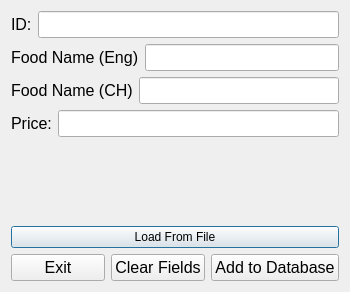
<?xml version="1.0" encoding="UTF-8"?>
<ui version="4.0">
 <class>addDialog</class>
 <widget class="QDialog" name="addDialog">
  <property name="geometry">
   <rect>
    <x>0</x>
    <y>0</y>
    <width>350</width>
    <height>292</height>
   </rect>
  </property>
  <property name="windowTitle">
   <string>Add an item</string>
  </property>
  <layout class="QVBoxLayout" name="verticalLayout_2">
   <item>
    <layout class="QVBoxLayout" name="verticalLayout">
     <item>
      <layout class="QHBoxLayout" name="horizontalLayout_2">
       <item>
        <widget class="QLabel" name="label">
         <property name="font">
          <font>
           <pointsize>12</pointsize>
          </font>
         </property>
         <property name="text">
          <string>ID:</string>
         </property>
         <property name="buddy">
          <cstring>lineEdit_id</cstring>
         </property>
        </widget>
       </item>
       <item>
        <widget class="QLineEdit" name="lineEdit_id">
         <property name="font">
          <font>
           <pointsize>12</pointsize>
          </font>
         </property>
        </widget>
       </item>
      </layout>
     </item>
     <item>
      <layout class="QHBoxLayout" name="horizontalLayout_5">
       <item>
        <widget class="QLabel" name="label_4">
         <property name="font">
          <font>
           <pointsize>12</pointsize>
          </font>
         </property>
         <property name="text">
          <string>Food Name (Eng)</string>
         </property>
         <property name="buddy">
          <cstring>lineEdit_foodNameEng</cstring>
         </property>
        </widget>
       </item>
       <item>
        <widget class="QLineEdit" name="lineEdit_foodNameEng">
         <property name="font">
          <font>
           <pointsize>12</pointsize>
          </font>
         </property>
        </widget>
       </item>
      </layout>
     </item>
     <item>
      <layout class="QHBoxLayout" name="horizontalLayout_3">
       <item>
        <widget class="QLabel" name="label_2">
         <property name="font">
          <font>
           <pointsize>12</pointsize>
          </font>
         </property>
         <property name="text">
          <string>Food Name (CH)</string>
         </property>
         <property name="buddy">
          <cstring>lineEdit_foodNameCh</cstring>
         </property>
        </widget>
       </item>
       <item>
        <widget class="QLineEdit" name="lineEdit_foodNameCh">
         <property name="font">
          <font>
           <pointsize>12</pointsize>
          </font>
         </property>
        </widget>
       </item>
      </layout>
     </item>
     <item>
      <layout class="QHBoxLayout" name="horizontalLayout_4">
       <item>
        <widget class="QLabel" name="label_3">
         <property name="font">
          <font>
           <pointsize>12</pointsize>
          </font>
         </property>
         <property name="text">
          <string>Price:</string>
         </property>
         <property name="buddy">
          <cstring>lineEdit_price</cstring>
         </property>
        </widget>
       </item>
       <item>
        <widget class="QLineEdit" name="lineEdit_price">
         <property name="font">
          <font>
           <pointsize>12</pointsize>
          </font>
         </property>
        </widget>
       </item>
      </layout>
     </item>
    </layout>
   </item>
   <item>
    <widget class="QLabel" name="labelAddMessage">
     <property name="font">
      <font>
       <pointsize>12</pointsize>
      </font>
     </property>
     <property name="text">
      <string/>
     </property>
     <property name="alignment">
      <set>Qt::AlignCenter</set>
     </property>
    </widget>
   </item>
   <item>
    <widget class="QPushButton" name="loadFromFile">
     <property name="text">
      <string>Load From File</string>
     </property>
    </widget>
   </item>
   <item>
    <layout class="QHBoxLayout" name="horizontalLayout">
     <item>
      <widget class="QPushButton" name="pushButton_3">
       <property name="font">
        <font>
         <pointsize>12</pointsize>
        </font>
       </property>
       <property name="text">
        <string>Exit</string>
       </property>
      </widget>
     </item>
     <item>
      <widget class="QPushButton" name="btnClrField">
       <property name="font">
        <font>
         <pointsize>12</pointsize>
        </font>
       </property>
       <property name="text">
        <string>Clear Fields</string>
       </property>
      </widget>
     </item>
     <item>
      <widget class="QPushButton" name="btnAddToDatabase">
       <property name="font">
        <font>
         <pointsize>12</pointsize>
        </font>
       </property>
       <property name="text">
        <string>Add to Database</string>
       </property>
      </widget>
     </item>
    </layout>
   </item>
  </layout>
 </widget>
 <tabstops>
  <tabstop>lineEdit_id</tabstop>
  <tabstop>lineEdit_foodNameEng</tabstop>
  <tabstop>lineEdit_foodNameCh</tabstop>
  <tabstop>lineEdit_price</tabstop>
  <tabstop>pushButton_3</tabstop>
  <tabstop>btnClrField</tabstop>
  <tabstop>btnAddToDatabase</tabstop>
 </tabstops>
 <resources/>
 <connections>
  <connection>
   <sender>pushButton_3</sender>
   <signal>clicked()</signal>
   <receiver>addDialog</receiver>
   <slot>close()</slot>
   <hints>
    <hint type="sourcelabel">
     <x>57</x>
     <y>208</y>
    </hint>
    <hint type="destinationlabel">
     <x>64</x>
     <y>247</y>
    </hint>
   </hints>
  </connection>
 </connections>
</ui>
